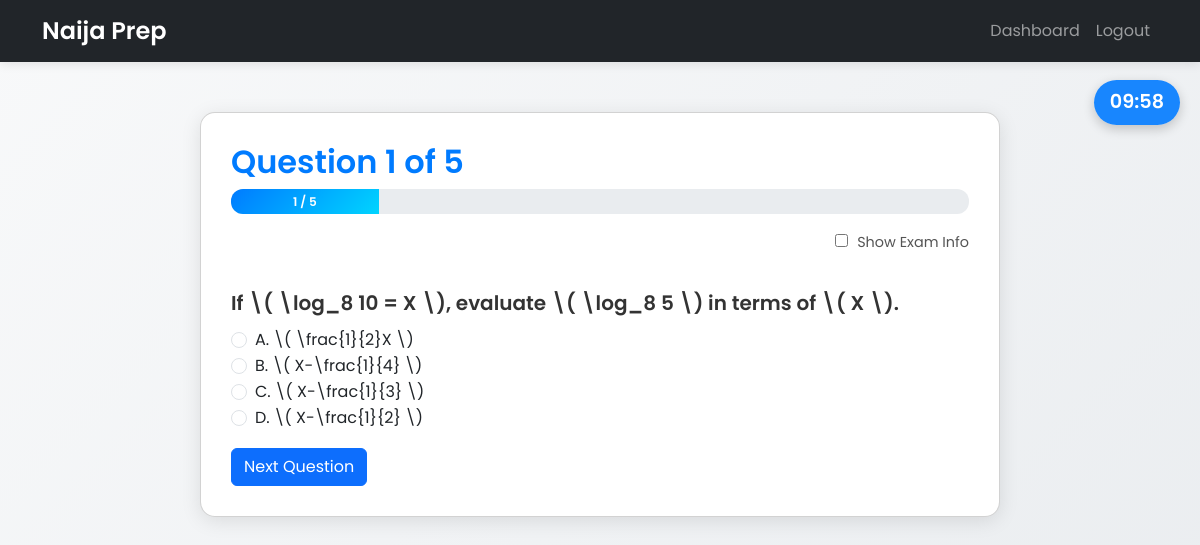
The page /quiz?topic=Logarithms (signed in) on the database its author committed.
### app/models.py (models this page shows, shortened)
class Question(db.Model):
    id = db.Column(db.Integer, primary_key=True)
    subject = db.Column(db.String(255), nullable=True)       # NEW
    topic = db.Column(db.String(255), nullable=False)
    difficulty = db.Column(db.Integer, nullable=False)
    question_text = db.Column(db.Text, nullable=False)
    option_a = db.Column(db.Text, nullable=False)
    option_b = db.Column(db.Text, nullable=False)
    option_c = db.Column(db.Text, nullable=False)
    option_d = db.Column(db.Text, nullable=False)
    correct_option = db.Column(db.String(10), nullable=False)
    explanation = db.Column(db.Text, nullable=True)
    exam_year = db.Column(db.String(255), nullable=True)

### app/routes.py (the view, shortened to what this page needs)
    @app.route("/quiz", methods=["GET", "POST"])
    @login_required
    def quiz():
        TOTAL_TIME_ALLOWED = 600  # seconds overall
        subject = request.args.get("subject", type=str)
        topic = request.args.get("topic", type=str)
        n = request.args.get("n", default=5, type=int)
        difficulty_raw = request.args.get("difficulty", default="any")
        per_q_arg = request.args.get("per_q", type=int)  # may be None
        try:
            n = max(3, min(int(n), 50))
        except Exception:
            n = 5
        if isinstance(difficulty_raw, str) and difficulty_raw.lower() == "any":
            difficulty = None
        else:
            try:
                difficulty = int(difficulty_raw)
            except Exception:
                difficulty = None
        if per_q_arg is not None:
            per_q = max(15, min(int(per_q_arg), 180))
            session["per_q"] = per_q
        per_q = session.get("per_q")  # None if not set
        if "quiz_questions" not in session and not topic and not subject:
            flash("Choose a subject to begin your quiz.", "info")
            return redirect(url_for("subjects"))
        if "quiz_start_time" not in session:
            session["quiz_start_time"] = time.time()
        elapsed = time.time() - session["quiz_start_time"]
        remaining_overall = TOTAL_TIME_ALLOWED - elapsed
        if "quiz_questions" not in session:
            q = Question.query
            src_label = "all subjects"
            if topic:
                q = q.filter(Question.topic == topic)
                src_label = f"topic '{topic}'"
            elif subject:
                q = q.filter(Question.subject == subject)
                src_label = f"subject '{subject}'"
            if difficulty is not None:
                q = q.filter(Question.difficulty == difficulty)
            recent_ids = [
                qid for (qid,) in (
                    db.session.query(UserResponse.question_id)
                    .filter(UserResponse.user_id == current_user.id)
                    .order_by(UserResponse.id.desc())
                    .limit(50)
                    .all()
                )
            ]
            if recent_ids:
                q = q.filter(~Question.id.in_(recent_ids))
            pool = q.all()
            if len(pool) < n:
                flash(f"Not enough questions in {src_label} for your selection.", "warning")
                if subject:
                    return redirect(url_for("subject_topics", subject=subject))
                return redirect(url_for("subjects"))
            selected = random.sample(pool, n)
            session["quiz_questions"] = [q.id for q in selected]
            session["current_question"] = 0
            session["score"] = 0
            session.pop("q_start_time", None)
        idx = session["current_question"]
        question_id = session["quiz_questions"][idx]
        question = Question.query.get(question_id)
        form = QuizForm()
        now = time.time()
        if per_q:
            if "q_start_time" not in session:
                session["q_start_time"] = now
            perq_elapsed = now - session["q_start_time"]
            perq_remaining = max(0, int(per_q - perq_elapsed))
        else:
            perq_remaining = None
        return render_template(
            "quiz.html",
            question=question,
            form=form,
            current=idx + 1,
            total=len(session["quiz_questions"]),
            overall_time=int(remaining_overall),
            per_q_remaining=perq_remaining,  # None if disabled
            per_q_enabled=bool(per_q),
        )

### app/routes.py
class QuizForm(FlaskForm):
    answer = RadioField("Answer", choices=[("A", "A"), ("B", "B"), ("C", "C"), ("D", "D")], validators=[DataRequired()])
    submit = SubmitField("Next")

### app/models.py (called while the page is built)
@login_manager.user_loader
def load_user(user_id):
    return User.query.get(int(user_id))

### app/templates/quiz.html (shortened to what this page needs)
<!DOCTYPE html>
<html lang="en">
<head>
  <link href="https://cdn.jsdelivr.net/npm/bootstrap@5.3.3/dist/css/bootstrap.min.css" rel="stylesheet">
</head>
<body>
  <div id="overall-timer">10:00</div>
  <nav class="navbar navbar-expand-lg navbar-dark bg-dark">
    <div class="container">
      <a class="navbar-brand" href="{{ url_for('home') }}">Naija Prep</a>
      <div class="collapse navbar-collapse" id="navbarNav">
          <ul class="navbar-nav ms-auto">
              <li class="nav-item"><a class="nav-link" href="{{ url_for('dashboard') }}">Dashboard</a></li>
              <li class="nav-item"><a class="nav-link" href="{{ url_for('logout') }}">Logout</a></li>
          </ul>
      </div>
    </div>
  </nav>
  <div class="container">
    <div class="card quiz-card">
      <div class="d-flex justify-content-between align-items-center mb-2">
        <h2 class="mb-0">Question {{ current }} of {{ total }}</h2>
      </div>
      <div class="progress mb-3">
        <div class="progress-bar" role="progressbar" style="width: {{ (current / total * 100) }}%;"
             aria-valuenow="{{ (current / total * 100) }}" aria-valuemin="0" aria-valuemax="100">
          {{ current }} / {{ total }}
        </div>
      </div>
      <div class="toggle-container">
        <label>
          <input type="checkbox" id="toggle-exam-info" style="margin-right: 5px;">
          Show Exam Info
        </label>
      </div>
      <form id="quiz-form" method="POST" class="mt-4">
        <p class="question-text">{{ question.question_text | safe }}</p>
        <div class="form-check">
          <input type="radio" name="answer" value="A" class="form-check-input" id="option_a" required>
          <label class="form-check-label" for="option_a">A. {{ question.option_a | safe }}</label>
        </div>
        <div class="form-check">
          <input type="radio" name="answer" value="B" class="form-check-input" id="option_b" required>
          <label class="form-check-label" for="option_b">B. {{ question.option_b | safe }}</label>
        </div>
        <div class="form-check">
          <input type="radio" name="answer" value="C" class="form-check-input" id="option_c" required>
          <label class="form-check-label" for="option_c">C. {{ question.option_c | safe }}</label>
        </div>
        <div class="form-check">
          <input type="radio" name="answer" value="D" class="form-check-input" id="option_d" required>
          <label class="form-check-label" for="option_d">D. {{ question.option_d | safe }}</label>
        </div>
        <button type="submit" class="btn btn-primary mt-3">Next Question</button>
      </form>
    </div>
  </div>
</body>
</html>

### app/templates/quiz.html (style rules this page uses)
body { background: linear-gradient(135deg, #f8f9fa 0%, #e9ecef 100%); font-family: 'Poppins', sans-serif; color: #333; min-height: 100vh; }
.navbar { box-shadow: 0 2px 10px rgba(0, 0, 0, 0.1); }
.navbar-brand { font-weight: 600; font-size: 1.5rem; }
.quiz-card { max-width: 800px; margin: 50px auto; border-radius: 15px; box-shadow: 0 4px 20px rgba(0, 0, 0, 0.1); padding: 30px; background: #fff; }
h2 { font-weight: 600; color: #007bff; animation: fadeInDown 0.8s ease-in-out; }
.progress { height: 25px; border-radius: 12px; background-color: #e9ecef; overflow: hidden; transition: width 0.5s ease-in-out; }
.progress-bar { background: linear-gradient(135deg, #007bff, #00d4ff); font-weight: 600; }
.question-text { font-size: 1.25rem; font-weight: 600; color: #333; margin-bottom: 10px; line-height: 1.5; }
.toggle-container { text-align: right; margin-bottom: 10px; }
.toggle-container label { cursor: pointer; font-size: 0.9rem; color: #555; }
#overall-timer { position: fixed; top: 80px; right: 20px; background: rgba(0, 123, 255, 0.9); color: #fff; padding: 8px 16px; border-radius: 30px; font-size: 1.2rem; font-weight: 600; z-index: 1000; box-shadow: 0 4px 12px rgba(0, 0, 0, 0.2); }

### rows shown on the page
Question: question_text "If \\( \\log_8 10 = X \\), evaluate \\( \\log_8 5 \\) in terms of \\( X \\).", option_a "\\( \\frac{1}{2}X \\)", option_b "\\( X-\\frac{1}{4} \\)", option_c "\\( X-\\frac{1}{3} \\)", option_d "\\( X-\\frac{1}{2} \\)"

### other values the page prints
{{ current }} "1"
{{ total }} "5"
